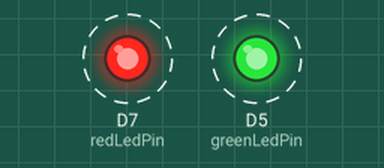
Bench run of a sketch on a simulated ESP8266 (NodeMCU). Parts: output pins drawn as LEDs (lit = HIGH). Dashed ring = blinking. What the sketch prints to the serial monitor is not drawn.

Above: at 0.1 s.
Timing chart, 0 to 3.0 s (numbered marks = the images above):
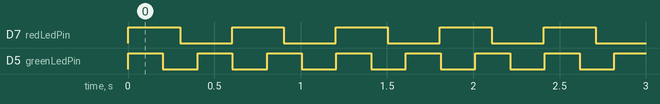

Measured:
- by itself, D7 (redLedPin): alternates HIGH for 0.30 s and LOW for 0.30 s
- by itself, D5 (greenLedPin): alternates HIGH for 0.20 s and LOW for 0.20 s

The sketch:

2_LED_millis.ino
```cpp
// constants to set pin numbers
const int greenLedPin = D5;						// the number of the green LED pin
const int redLedPin = D7;						// the number of the green LED pin

// Variables will change
int greenLedState = HIGH; 						//ledState for green LED
int redLedState = HIGH;   						//ledState for red LED
long previousMillisRed = 0;    					//last time Red LED was updated
long previousMillisGreen = 0;  					//last time Green LED was updated

// must be long to prevent overflow
long greenLedInterval = 200; 					//interval to blink greed LED (milliseconds)
long redLedInterval = 300;    					//interval to blink red LED (milliseconds)
unsigned long currentMillis = 0;

void setup()
{
	Serial.begin(115200);
	Serial.println("Hello!");

	// set the pins to output mode
	pinMode(greenLedPin, OUTPUT);
	pinMode(redLedPin, OUTPUT);
	digitalWrite(redLedPin, redLedState);
	digitalWrite(greenLedPin, greenLedState);
	currentMillis = millis();
}

void loop()
{
	// capture the current time
	currentMillis = millis();
	manageRedLed();
	manageGreenLed();
}

void manageRedLed()
{  																	//check if it's time to change the Red LED yet
	if(currentMillis - previousMillisRed > redLedInterval)
		{															//store the time of this change
			previousMillisRed = currentMillis;
			redLedState = (redLedState == HIGH) ? LOW : HIGH;
			digitalWrite(redLedPin, redLedState);
			Serial.println(currentMillis);
		}
}

void manageGreenLed()
{
	if(currentMillis - previousMillisGreen > greenLedInterval) 		//check if it's time to change the green LED yet
		{															//store the time of this change
			previousMillisGreen = currentMillis;
			greenLedState = (greenLedState == HIGH) ? LOW : HIGH;
			digitalWrite(greenLedPin, greenLedState);
			Serial.println(currentMillis);
		}
}
```
